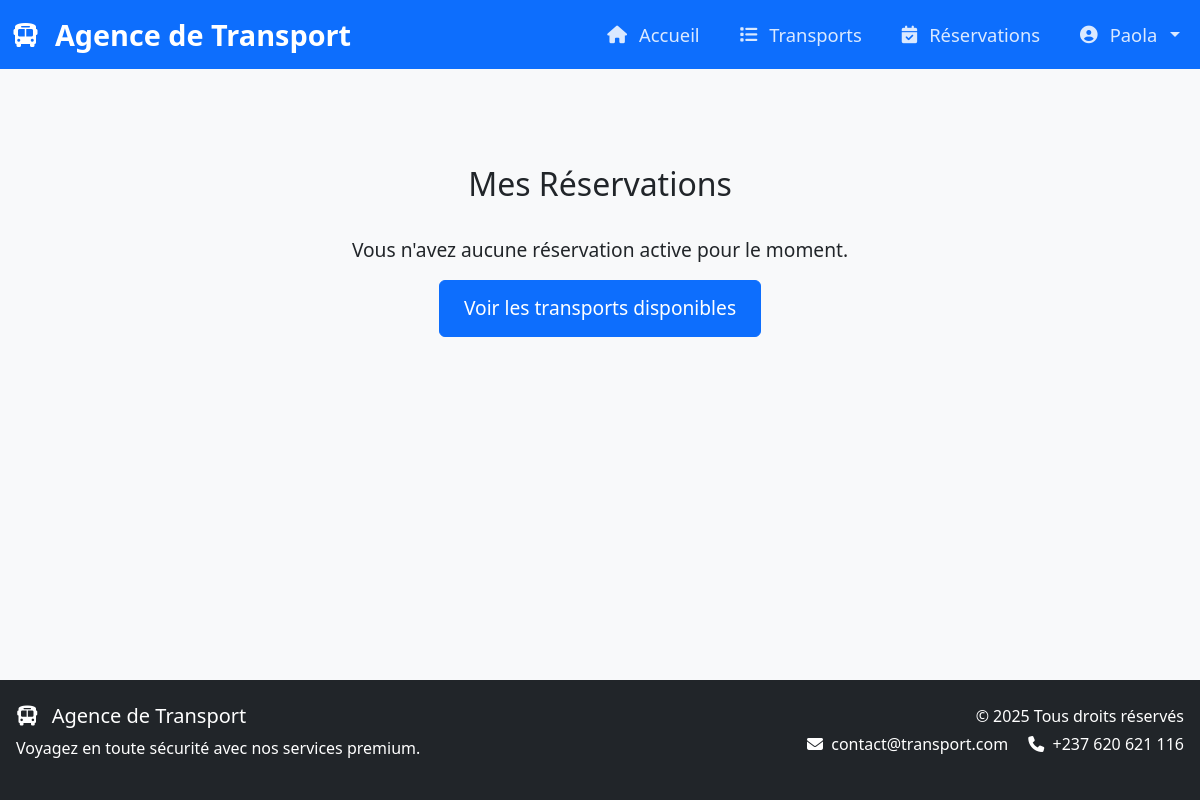
The page /voyage/my-reservations/ (signed in) on the database as committed earlier.
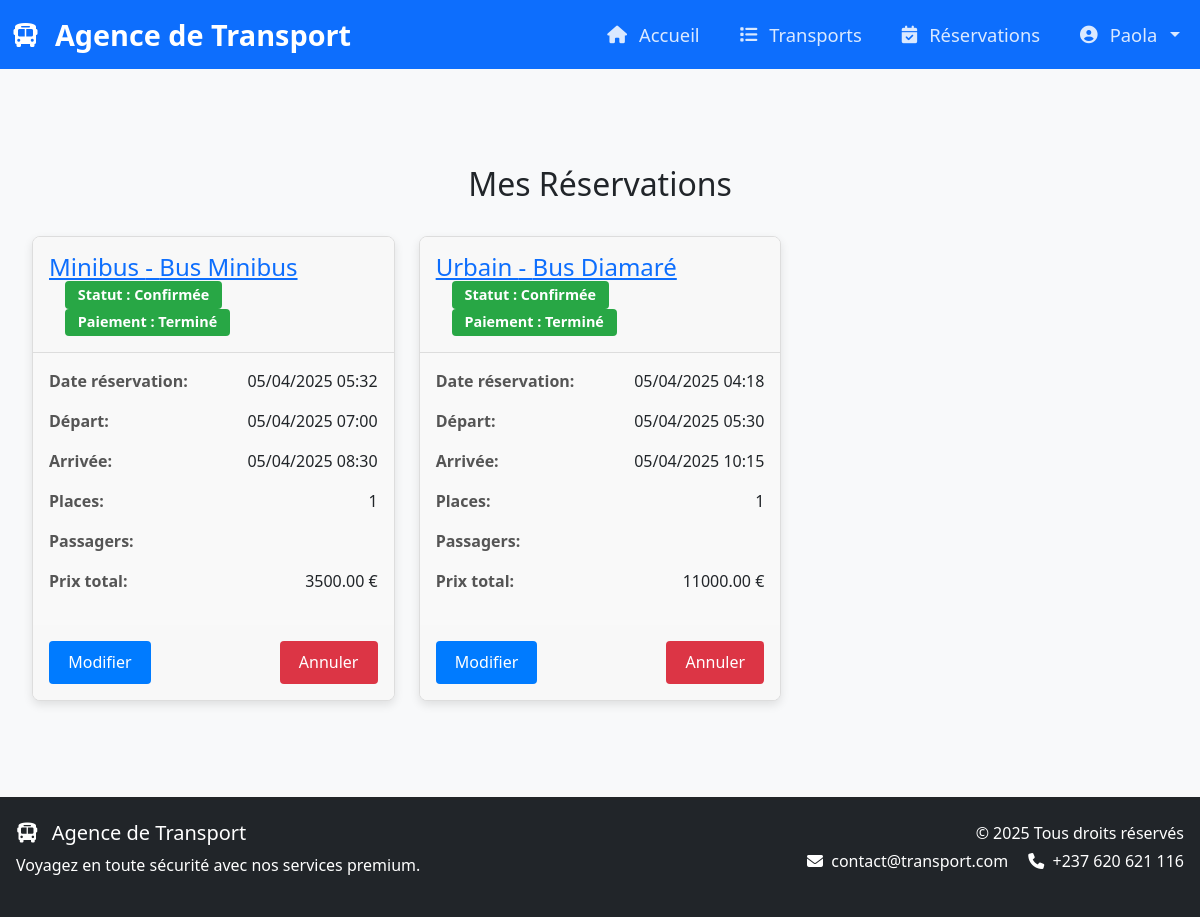
The same page on the database as committed later.
### transport/models.py (models this page shows, shortened)
class Reservation(models.Model):
    RESERVATION_STATUS = [
        ('pending', 'En attente'),
        ('confirmed', 'Confirmée'),
        ('cancelled', 'Annulée'),
    ]
    client = models.ForeignKey(User, on_delete=models.CASCADE, related_name='reservations')
    transport = models.ForeignKey(Transport, on_delete=models.PROTECT, related_name='reservations')
    reservation_date = models.DateTimeField(auto_now_add=True)
    departure_time = models.DateTimeField()
    arrival_time = models.DateTimeField()
    number_of_seats = models.PositiveIntegerField(validators=[MinValueValidator(1)], help_text="Nombre de places réservées (minimum 1)")
    updated_at = models.DateTimeField(auto_now=True)
    passenger_names = models.TextField()
    status = models.CharField(max_length=10, choices=RESERVATION_STATUS, default='pending')
    payment_reference = models.CharField(max_length=50, blank=True, null=True)
    total_price = models.DecimalField(
        max_digits=10,
        decimal_places=2,
        validators=[MinValueValidator(0)],
        null=True,
        blank=True
    )
    class Meta:
        ordering = ['-reservation_date']
        verbose_name = "Réservation"
        verbose_name_plural = "Réservations"

class Transport(models.Model):
    TRANSPORT_TYPES = [
    ('minibus', 'Minibus'),
    ('microbus', 'Microbus'),
    ('urbain', 'Urbain'),
    ('articuled_bus', 'Bus articulé'),
    ('coach_bus', 'Bus grand tourisme'),
    ('articulated_bus', 'Bus articulé'),
    ('double_decker', 'Bus à étage'),
    ('autre', 'Autre type de bus'),
]
    TRANSPORT_CLASSES = [
        ('commun', 'Commun'),
        ('vip', 'VIP'),
        ('luxe', 'Luxe'),
        ('eco', 'Economique'),
        ('premium', 'Premium'),
        ('standard', 'Standard'),  # Ajout de la valeur 'standard'
    ]
    name = models.CharField(max_length=100)
    description = models.TextField()
    type = models.CharField(max_length=20, choices=TRANSPORT_TYPES, default='minibus')
    classe = models.CharField(max_length=10, choices=TRANSPORT_CLASSES, default='commun')
    capacity = models.PositiveIntegerField(validators=[MinValueValidator(1)])
    available_seats = models.PositiveIntegerField(default=0)
    departure_time = models.DateTimeField()
    arrival_time = models.DateTimeField()
    price = models.DecimalField(max_digits=10, decimal_places=2, validators=[MinValueValidator(0)])
    departure_city = models.CharField(max_length=100)
    arrival_city = models.CharField(max_length=100)
    class Meta:
        ordering = ['departure_time']
        verbose_name = "Transport"
        verbose_name_plural = "Transports"

class Payment(models.Model):
    PAYMENT_METHODS = [
        ('orange', 'Orange Money'),
        ('mtn', 'MTN Mobile Money'),
        ('visa', 'Visa'),
        ('mastercard', 'MasterCard'),
        ('wave', 'Wave'),
    ]
    STATUS_CHOICES = [
        ('pending', 'En attente'),
        ('completed', 'Terminé'),
        ('failed', 'Échoué'),
    ]
    reservation = models.OneToOneField(
        Reservation,
        on_delete=models.CASCADE,
        related_name='payment'
    )
    method = models.CharField(max_length=20, choices=PAYMENT_METHODS)
    amount = models.DecimalField(max_digits=10, decimal_places=2)
    status = models.CharField(max_length=20, choices=STATUS_CHOICES, default='pending')
    created_at = models.DateTimeField(auto_now_add=True)
    transaction_id = models.CharField(max_length=100, blank=True)
    class Meta:
        ordering = ['-created_at']
        verbose_name = "Paiement"
        verbose_name_plural = "Paiements"

### transport/views.py (the view)
# urls.py: path('my-reservations/', views.my_reservations, name='my_reservations'),
@login_required
def my_reservations(request):
    reservations = request.user.reservations.exclude(status='pendding').select_related('transport')
    for reservation in reservations:
        reservation.refresh_from_db()
    return render(request, 'transport/my_reservation.html', {
        'reservations': reservations,
        'now': timezone.now()
    })

### transport/templates/transport/my_reservation.html (shortened to what this page needs)
{% extends 'transport/base.html' %}
{% load static %}
{% block content %}
<link rel="stylesheet" href="{% static 'transport/css/reservation.css' %}">
<div class="reservation-container">
    <h1 class="reservation-title">Mes Réservations</h1>
    {% if not reservations %}
        <div class="no-reservations">
            <p>Vous n'avez aucune réservation active pour le moment.</p>
            <a href="{% url 'transport:transport_list' %}" class="btn btn-primary">
                Voir les transports disponibles
            </a>
        </div>
    {% else %}
        <div class="reservation-grid">
            {% for reservation in reservations %}
            {% if reservation.status != 'cancelled' %}
            <div class="reservation-card {% if not reservation.payment or reservation.payment.status != 'completed' %}unpaid{% endif %}">
                <div class="card-header">
                    <h2>
                        <a href="{% url 'transport:reservation_detail' reservation.id %}">
                            {{ reservation.transport.get_type_display }} - {{ reservation.transport.name }}
                        </a>
                    </h2>
                    <span class="badge
                        {% if reservation.status == 'confirmed' %}badge-success
                        {% elif reservation.status == 'pending' %}badge-warning
                        {% elif reservation.status == 'cancelled' %}badge-danger
                        {% else %}badge-secondary{% endif %}">
                        Statut : {{ reservation.get_status_display }}
                    </span>
                    {% if reservation.payment %}
                        <span class="badge
                            {% if reservation.payment.status == 'completed' %}badge-success
                            {% elif reservation.payment.status == 'pending' %}badge-warning
                            {% elif reservation.payment.status == 'failed' %}badge-danger
                            {% endif %}">
                            Paiement : {{ reservation.payment.get_status_display }}
                        </span>
                    {% else %}
                        <span class="badge badge-warning">Paiement : Non effectué</span>
                    {% endif %}
                </div>
                <div class="card-body">
                    <div class="reservation-detail">
                        <span class="detail-label">Date réservation:</span>
                        <span>{{ reservation.reservation_date|date:"d/m/Y H:i" }}</span>
                    </div>
                    <div class="reservation-detail">
                        <span class="detail-label">Départ:</span>
                        <span>{{ reservation.departure_time|date:"d/m/Y H:i" }}</span>
                    </div>
                    <div class="reservation-detail">
                        <span class="detail-label">Arrivée:</span>
                        <span>{{ reservation.arrival_time|date:"d/m/Y H:i" }}</span>
                    </div>
                    <div class="reservation-detail">
                        <span class="detail-label">Places:</span>
                        <span>{{ reservation.number_of_seats }}</span>
                    </div>
                    <div class="reservation-detail">
                        <span class="detail-label">Passagers:</span>
                    </div>
                    <div class="reservation-detail">
                        <span class="detail-label">Prix total:</span>
                        <span>{{ reservation.total_price }} €</span>
                    </div>
                </div>
                <div class="card-footer">
                    <a href="{% url 'transport:update_reservation' reservation.id %}" class="btn btn-update">
                        Modifier
                    </a>
                    <a href="{% url 'transport:cancel_reservation' reservation.id %}" class="btn btn-cancel">
                        Annuler
                    </a>
                </div>
            </div>
            {% endif %}
            {% endfor %}
        </div>
    {% endif %}
</div>
{% endblock %}

Rows that differ between the two databases and show on the page:
added Reservation: transport.type "Minibus", transport.name "Bus Minibus", status "Confirmée", payment.status "Terminé", reservation_date "05/04/2025 05:32", departure_time "05/04/2025 07:00", arrival_time "05/04/2025 08:30", number_of_seats "1", total_price "3500.00"
added Reservation: transport.type "Urbain", transport.name "Bus Diamaré", status "Confirmée", payment.status "Terminé", reservation_date "05/04/2025 04:18", departure_time "05/04/2025 05:30", arrival_time "05/04/2025 10:15", number_of_seats "1", total_price "11000.00"
Other text that changed with them:
text no longer shown: "Vous n'avez aucune réservation active pour le moment. Voir les transports disponibles"
